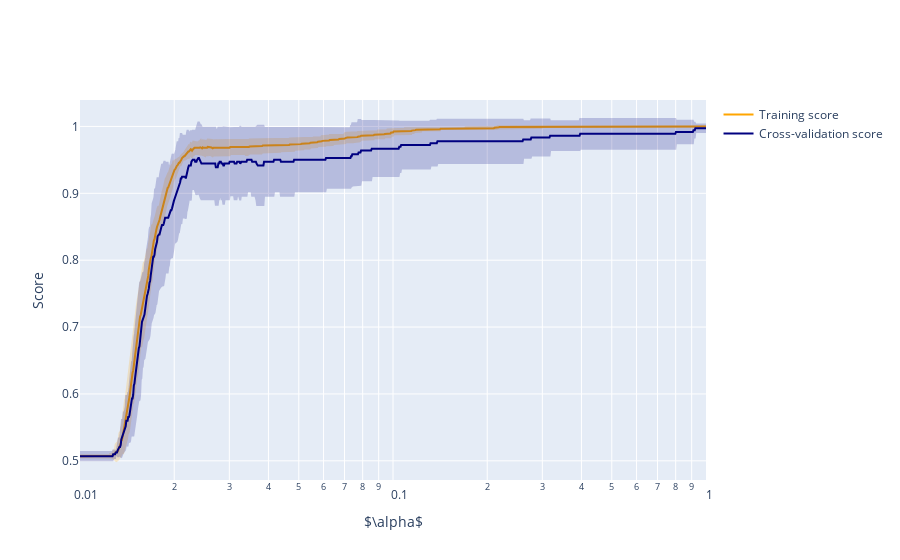

Notebook code for this chart:
### Code cell
plot_validation_curve(param_range, [train_scores_mean, test_scores_mean], [train_scores_std, test_scores_std], ["Training score", "Cross-validation score"], ["orange", "navy"], True)

### Figure 1 — Plotly figure (JSON) as saved in the notebook; plotly's stock layout.template omitted (floating-point values rounded to 4 significant figures; data arrays with more than 128 entries replaced by an {"elided": "..."} marker saying what was removed)
{"data": [{"line": {"color": "orange"}, "name": "Training score", "type": "scatter", "x": {"elided": "1001 float values"}, "y": {"elided": "1001 float values"}}, {"fill": "toself", "fillcolor": "orange", "hoverinfo": "skip", "line": {"color": "orange"}, "opacity": 0.2, "showlegend": false, "type": "scatter", "x": {"elided": "2002 float values"}, "y": {"elided": "2002 float values"}}, {"line": {"color": "navy"}, "name": "Cross-validation score", "type": "scatter", "x": {"elided": "1001 float values"}, "y": {"elided": "1001 float values"}}, {"fill": "toself", "fillcolor": "navy", "hoverinfo": "skip", "line": {"color": "navy"}, "opacity": 0.2, "showlegend": false, "type": "scatter", "x": {"elided": "2002 float values"}, "y": {"elided": "2002 float values"}}], "layout": {"title": {"text": ""}, "xaxis": {"title": {"text": "$\\alpha$"}, "type": "log"}, "yaxis": {"title": {"text": "Score"}}}}
